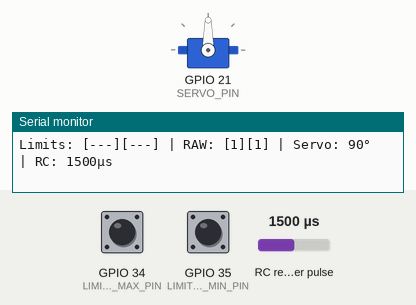
Recording of a sketch running on a simulated ESP32. Parts: servo, the last lines printed to the serial monitor. Wiring (inferred from the names in the program): RC receiver channel: data GPIO 25. The test bench sets the inputs (shaded band); at power-on: RC receiver pulse 1500 µs, GPIO 34 (LIMIT_SWITCH_MAX_PIN) HIGH, GPIO 35 (LIMIT_SWITCH_MIN_PIN) HIGH.

Above: at 2.2 s.
2.3 s: RC receiver pulse (sensor on GPIO 25) set to 1020 µs
At 3.5 s:
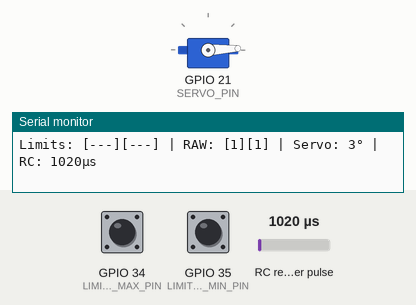
3.8 s: RC receiver pulse (sensor on GPIO 25) set to 1250 µs
At 5.0 s:
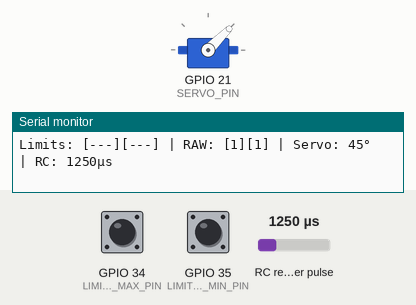
5.3 s: RC receiver pulse (sensor on GPIO 25) set to 1750 µs
At 6.3 s:
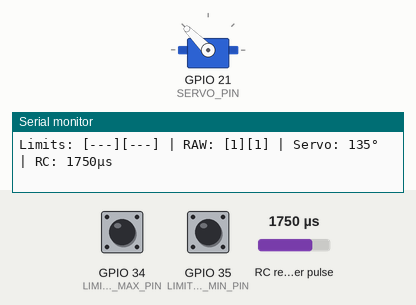
6.8 s: RC receiver pulse (sensor on GPIO 25) set to 1980 µs
At 7.6 s:
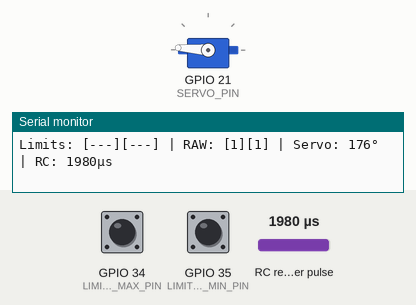
Timing chart, 0 to 9.8 s (numbered marks = the images above; inputs shaded):
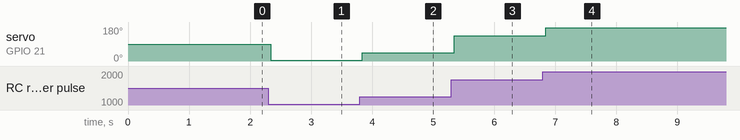

The sketch:

Lever_Semi_Fonctionnel.ino
```cpp
/*
 * ESP32 MG90S Servo Control with Spectrum DX8e and Limit Switches
 * DEBUG VERSION - Servo on D21
 */

#include <ESP32Servo.h>

// Pin definitions - SERVO ON D21
const int SERVO_PIN = 21;         // MG90S control pin (D21) - CORRECTED
const int RC_INPUT_PIN = 25;      // Spectrum receiver channel input
const int LIMIT_SWITCH_MIN_PIN = 35;  // Limit switch at 0° position (D35)
const int LIMIT_SWITCH_MAX_PIN = 34;  // Limit switch at 180° position (D34)

// Servo configuration
Servo myServo;
const int MG90S_MIN_PULSE = 500;
const int MG90S_MAX_PULSE = 2400;
const int SERVO_FREQ = 50;

// Servo limits
const int SERVO_MIN_ANGLE = 0;
const int SERVO_MAX_ANGLE = 180;

// RC signal parameters
const int RC_MIN_PULSE = 1000;
const int RC_MAX_PULSE = 2000;
const int RC_CENTER_PULSE = 1500;

// Variables
volatile unsigned long rcPulseStart = 0;
volatile unsigned long rcPulseWidth = 1500;
int currentAngle = 90;
bool emergencyStop = false;

void IRAM_ATTR rcInterrupt();

void setup() {
  Serial.begin(115200);
  delay(1000);

  Serial.println("\n========================================");
  Serial.println("SERVO CONTROL DEBUG - SERVO ON GPIO 21");
  Serial.println("========================================\n");

  // Setup limit switches with internal pullup
  pinMode(LIMIT_SWITCH_MIN_PIN, INPUT_PULLUP);
  pinMode(LIMIT_SWITCH_MAX_PIN, INPUT_PULLUP);

  // Setup RC input
  pinMode(RC_INPUT_PIN, INPUT);
  attachInterrupt(digitalPinToInterrupt(RC_INPUT_PIN), rcInterrupt, CHANGE);

  // Setup servo on GPIO 21
  myServo.setPeriodHertz(SERVO_FREQ);
  myServo.attach(SERVO_PIN, MG90S_MIN_PULSE, MG90S_MAX_PULSE);
  myServo.write(90);
  currentAngle = 90;

  Serial.println("PINS CONFIGURED:");
  Serial.println("- Servo: GPIO 21 (D21)");
  Serial.println("- RC Input: GPIO 25");
  Serial.println("- Limit Min: GPIO 35 (D35)");
  Serial.println("- Limit Max: GPIO 34 (D34)");
  Serial.println("\nTESTING LIMIT SWITCHES...");
  Serial.println("Press each switch and verify values change:");
  Serial.println("========================================\n");

  // Initial limit switch test
  bool minStart = digitalRead(LIMIT_SWITCH_MIN_PIN);
  bool maxStart = digitalRead(LIMIT_SWITCH_MAX_PIN);

  Serial.print("STARTUP - Min: ");
  Serial.print(minStart);
  Serial.print(" | Max: ");
  Serial.println(maxStart);
  Serial.println("(Should be 1 when open, 0 when pressed)\n");
}

void loop() {
  // Read limit switches - SIMPLE DIRECT READING
  bool minValue = digitalRead(LIMIT_SWITCH_MIN_PIN);
  bool maxValue = digitalRead(LIMIT_SWITCH_MAX_PIN);

  // With INPUT_PULLUP: HIGH=not pressed, LOW=pressed
  bool minPressed = (minValue == LOW);
  bool maxPressed = (maxValue == LOW);

  // Map RC to servo angle
  int targetAngle = map(rcPulseWidth, RC_MIN_PULSE, RC_MAX_PULSE, SERVO_MIN_ANGLE, SERVO_MAX_ANGLE);
  targetAngle = constrain(targetAngle, SERVO_MIN_ANGLE, SERVO_MAX_ANGLE);

  // EMERGENCY STOP if limit switches pressed
  if (minPressed || maxPressed) {
    if (!emergencyStop) {
      emergencyStop = true;
      myServo.detach(); // COMPLETELY STOP SERVO
      Serial.println("!!! EMERGENCY STOP - LIMIT SWITCH PRESSED !!!");
      if (minPressed) Serial.println("*** MIN LIMIT ACTIVATED ***");
      if (maxPressed) Serial.println("*** MAX LIMIT ACTIVATED ***");
    }

    // Print continuous warning
    static unsigned long lastWarn = 0;
    if (millis() - lastWarn > 1000) {
      lastWarn = millis();
      Serial.println(">>> SERVO STOPPED - Clear limit switch to resume <<<");
    }

    delay(100);
    return; // Skip all other processing
  }
  else {
    // No limits pressed - resume normal operation
    if (emergencyStop) {
      emergencyStop = false;
      myServo.attach(SERVO_PIN, MG90S_MIN_PULSE, MG90S_MAX_PULSE);
      Serial.println(">>> LIMITS CLEARED - NORMAL OPERATION RESUMED <<<");
    }
  }

  // Move servo if no limits pressed
  if (targetAngle != currentAngle) {
    currentAngle = targetAngle;
    myServo.write(currentAngle);
  }

  // Debug output
  static unsigned long lastPrint = 0;
  if (millis() - lastPrint > 500) {
    lastPrint = millis();

    Serial.print("Limits: [");
    Serial.print(minPressed ? "MIN!" : "---");
    Serial.print("][");
    Serial.print(maxPressed ? "MAX!" : "---");
    Serial.print("]");

    Serial.print(" | RAW: [");
    Serial.print(minValue);
    Serial.print("][");
    Serial.print(maxValue);
    Serial.print("]");

    Serial.print(" | Servo: ");
    Serial.print(currentAngle);
    Serial.print("°");

    Serial.print(" | RC: ");
    Serial.print(rcPulseWidth);
    Serial.println("µs");
  }

  delay(50);
}

void IRAM_ATTR rcInterrupt() {
  if (digitalRead(RC_INPUT_PIN) == HIGH) {
    rcPulseStart = micros();
  } else {
    unsigned long pulseWidth = micros() - rcPulseStart;
    if (pulseWidth >= 800 && pulseWidth <= 2200) {
      rcPulseWidth = pulseWidth;
    }
  }
}

// Manual test function
void testServoMovement() {
  Serial.println("\n=== MANUAL SERVO TEST ===");

  detachInterrupt(digitalPinToInterrupt(RC_INPUT_PIN));

  Serial.println("Moving to 0°...");
  for (int i = currentAngle; i >= 0; i--) {
    if (digitalRead(LIMIT_SWITCH_MIN_PIN) == LOW) {
      Serial.println("MIN LIMIT HIT - STOPPED");
      break;
    }
    myServo.write(i);
    delay(50);
  }
  delay(1000);

  Serial.println("Moving to 180°...");
  for (int i = currentAngle; i <= 180; i++) {
    if (digitalRead(LIMIT_SWITCH_MAX_PIN) == LOW) {
      Serial.println("MAX LIMIT HIT - STOPPED");
      break;
    }
    myServo.write(i);
    delay(50);
  }
  delay(1000);

  Serial.println("Returning to 90°...");
  myServo.write(90);
  currentAngle = 90;

  attachInterrupt(digitalPinToInterrupt(RC_INPUT_PIN), rcInterrupt, CHANGE);
  Serial.println("Test complete");
}
```

Measured:
- after the input at 2.3 s, servo on GPIO 21 (SERVO_PIN): 90° → 3° at once
- after the input at 3.8 s, servo on GPIO 21 (SERVO_PIN): 3° → 45° at once
- after the input at 5.3 s, servo on GPIO 21 (SERVO_PIN): 45° → 135° after 0.05 s
- after the input at 6.8 s, servo on GPIO 21 (SERVO_PIN): 135° → 176° after 0.05 s
